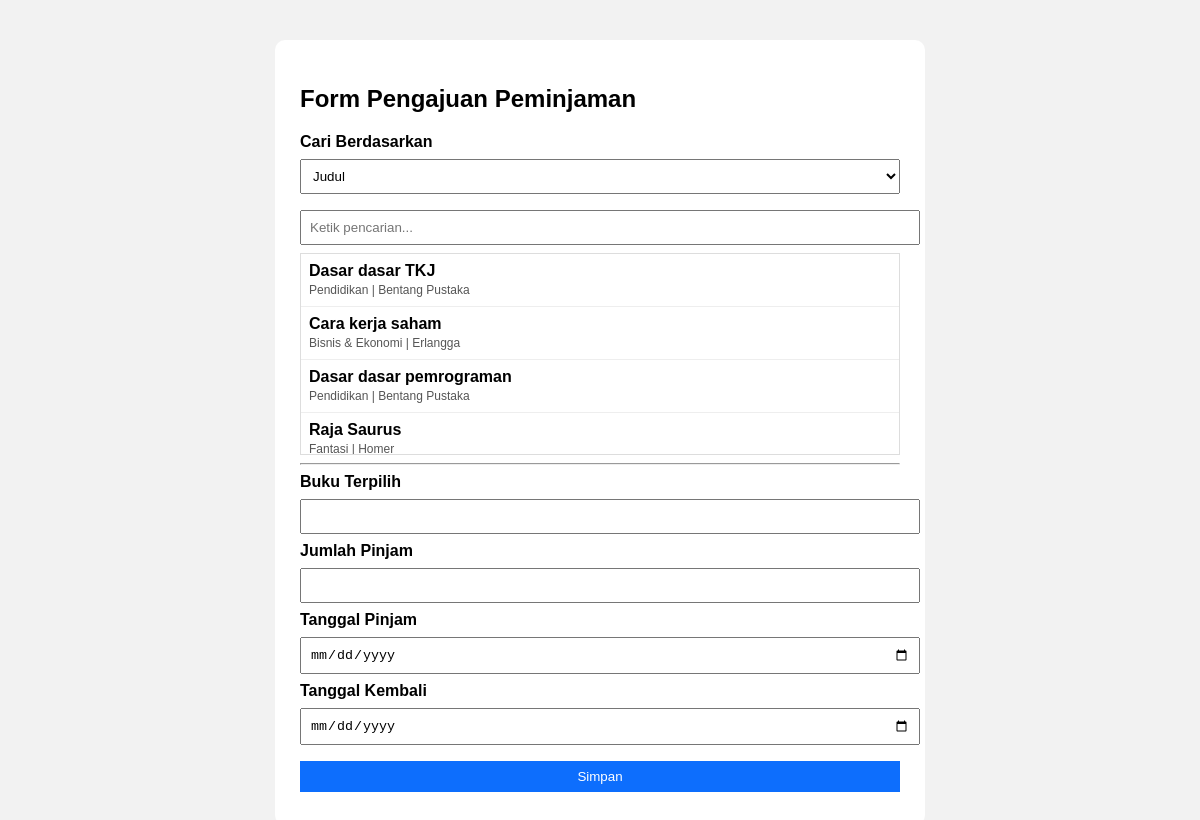
The page /Peminjam/tambah_peminjam.php on the database its author committed.
### tables this page shows
CREATE TABLE `tbl_buku` (
  `id_buku` varchar(10) NOT NULL,
  `judul_buku` varchar(200) NOT NULL,
  `sinopsis` varchar(300) NOT NULL,
  `jumlah_halaman` int(11) NOT NULL,
  `jumlah_buku` int(11) NOT NULL,
  `id_kategori` varchar(10) NOT NULL,
  `id_penerbit` varchar(10) NOT NULL,
  `tahun_terbit` int(11) NOT NULL
);

CREATE TABLE `tbl_kategori` (
  `id_kategori` varchar(10) NOT NULL,
  `kategori` varchar(200) NOT NULL
);

CREATE TABLE `tbl_penerbit` (
  `id_penerbit` varchar(10) NOT NULL,
  `nama_penerbit` varchar(200) NOT NULL,
  `no_tlp_penerbit` varchar(18) NOT NULL,
  `nama_sales` varchar(200) NOT NULL,
  `no_tlp_sales` varchar(18) NOT NULL
);

### Peminjam/tambah_peminjam.php (the view, shortened to what this page needs)
<?php
include "inc/conect.php";
$buku = mysqli_query($koneksi,"
    SELECT
        b.id_buku,
        b.judul_buku,
        k.kategori,
        p.nama_penerbit
    FROM tbl_buku b
    LEFT JOIN tbl_kategori k ON b.id_kategori = k.id_kategori
    LEFT JOIN tbl_penerbit p ON b.id_penerbit = p.id_penerbit
");
?>
<!DOCTYPE html>
<html lang="id">
<head>
</head>
<body>
<div class="box">
<h2>Form Pengajuan Peminjaman</h2>
<label>Cari Berdasarkan</label>
<select id="mode">
    <option value="judul">Judul</option>
</select>
<input type="text" id="keyword" placeholder="Ketik pencarian...">
<div class="list" id="listBuku">
<?php while($b=mysqli_fetch_assoc($buku)){ ?>
    <div class="item"
        data-id="<?= $b['id_buku'] ?>"
        data-judul="<?= strtolower($b['judul_buku']) ?>"
        data-kategori="<?= strtolower($b['kategori']) ?>"
        data-penerbit="<?= strtolower($b['nama_penerbit']) ?>"
        onclick="pilihBuku(this)">
        <b><?= $b['judul_buku'] ?></b><br>
        <span class="small">
            <?= $b['kategori'] ?> | <?= $b['nama_penerbit'] ?>
        </span>
    </div>
<?php } ?>
</div>
<hr>
<form method="post" action="dashboard.php?page=simpan_peminjam">
<label>Buku Terpilih</label>
<input type="text" id="judul_buku" readonly required>
<label>Jumlah Pinjam</label>
<input type="number" name="jumlah" required>
<label>Tanggal Pinjam</label>
<input type="date" name="tgl_pinjam" required>
<label>Tanggal Kembali</label>
<input type="date" name="tgl_kembali" required>
<button>Simpan</button>
</form>
</div>
</body>
</html>

### Peminjam/tambah_peminjam.php (style rules this page uses)
body { font-family:Arial; background:#f2f2f2; }
.box { width:600px; margin:40px auto; background:#fff; padding:25px; border-radius:10px; }
label { font-weight:bold }
input,select,button { width:100%; padding:8px; margin:8px 0; }
button { background:#0d6efd; color:#fff; border:none; cursor:pointer; }
.list { border:1px solid #ddd; max-height:200px; overflow:auto; }
.item { padding:8px; cursor:pointer; border-bottom:1px solid #eee; }
.small { font-size:12px;color:#555 }

### rows shown on the page
tbl_buku: judul_buku "Dasar dasar TKJ", id_kategori.kategori "Pendidikan", id_penerbit.nama_penerbit "Bentang Pustaka"
tbl_buku: judul_buku "Cara kerja saham", id_kategori.kategori "Bisnis & Ekonomi", id_penerbit.nama_penerbit "Erlangga"
tbl_buku: judul_buku "Dasar dasar pemrograman", id_kategori.kategori "Pendidikan", id_penerbit.nama_penerbit "Bentang Pustaka"
tbl_buku: judul_buku "Raja Saurus", id_kategori.kategori "Fantasi", id_penerbit.nama_penerbit "Homer"
